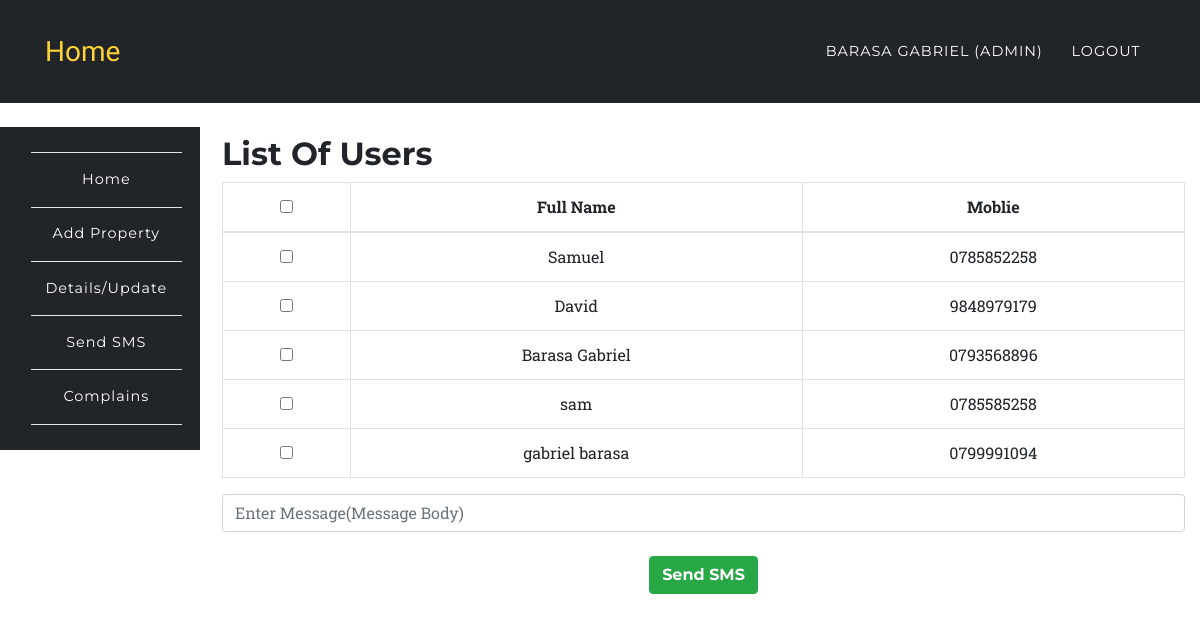
The page /app/sms.php (signed in) on the database its author committed.
### tables this page shows
CREATE TABLE `users` (
  `id` int(10) unsigned NOT NULL AUTO_INCREMENT,
  `fullname` varchar(191) NOT NULL,
  `mobile` varchar(191) NOT NULL,
  `username` varchar(191) NOT NULL,
  `email` varchar(191) NOT NULL,
  `password` varchar(191) NOT NULL,
  `created_at` timestamp NULL DEFAULT current_timestamp(),
  `updated_at` timestamp NULL DEFAULT current_timestamp(),
  `role` varchar(100) DEFAULT 'user',
  `status` int(1) NOT NULL DEFAULT 1,
  PRIMARY KEY (`id`),
  UNIQUE KEY `users_email_unique` (`email`),
  UNIQUE KEY `users_mobile_unique` (`mobile`),
  UNIQUE KEY `users_username_unique` (`username`)
);

### app/sms.php (the view, shortened to what this page needs)
<?php
	require '../config/config.php';
		try {
			$stmt = $connect->prepare('SELECT * FROM users');
			$stmt->execute();
			$data = $stmt->fetchAll(PDO::FETCH_ASSOC);
		}
		catch(PDOException $e) {
			$errMsg = $e->getMessage();
		}
?>
<?php include '../include/header.php';?>
	<nav class="navbar navbar-expand-lg navbar-dark" style="background-color:#212529;" id="mainNav">
      <div class="container">
        <a class="navbar-brand js-scroll-trigger" href="../index.php">Home</a>
        <div class="collapse navbar-collapse" id="navbarResponsive">
          <ul class="navbar-nav text-uppercase ml-auto">
            <li class="nav-item">
              <a class="nav-link" href="login.php"><?php echo $_SESSION['fullname']; ?> <?php if($_SESSION['role'] == 'admin'){ echo "(Admin)"; } ?></a>
            </li>
            <li class="nav-item">
              <a href="../auth/logout.php" class="nav-link">Logout</a>
            </li>
          </ul>
        </div>
      </div>
    </nav>
<?php include '../include/side-nav.php';?>
<section class="wrapper" style="margin-left:16%;margin-top: -11%;">
	<div class="container">
		<div class="row">
			<div class="col-12">
				<h2>List Of Users</h2>
				<div class="table-responsive text-center">
					<form action="" method="post">
						<table class="table table-bordered">
						  <thead>
						    <tr>
						      <th><input type="checkbox" name="" id="selectAll"></th>
						      <th>Full Name</th>
						      <th>Moblie</th>
						    </tr>
						  </thead>
						  <tbody>
						  	<?php
						  		foreach ($data as $key => $value) {
								   echo '<tr>';
								      echo '<th scope="row"><input type="checkbox" name="check[]" value="'.$value['mobile'].'" id="selectAll$key"></th>';
								      echo '<td>'.$value['fullname'].'</td>';
								      echo '<td>'.$value['mobile'].'</td>';
								   echo '</tr>';
						  		}
						  	?>
						  </tbody>
						</table>
						<input type="textarea" name="message" class="form-control" placeholder="Enter Message(Message Body)" required>
						<br>
						<button type="submit" class="btn btn-success" name='sms_alert' value="sms_alert">Send SMS</button>
					</form>
				</div>
			</div>
		</div>
	</div>
</section>
<?php include '../include/footer.php';?>

### assets/css/rent.css (style rules this page uses)
body { overflow-x: hidden; font-family: 'Roboto Slab', 'Helvetica Neue', Helvetica, Arial, sans-serif; }
a { color: #fed136; }
h1, h2, h3, h4, h5, h6 { font-weight: 700; font-family: 'Montserrat', 'Helvetica Neue', Helvetica, Arial, sans-serif; }
section { padding: 100px 0; }
@media (min-width: 768px) { section { padding: 140px 0; } }
.btn { font-family: 'Montserrat', 'Helvetica Neue', Helvetica, Arial, sans-serif; font-weight: 700; }
#mainNav { background-color: #ccc; }
#mainNav .navbar-brand { color: #fed136; font-family: 'Kaushan Script', 'Helvetica Neue', Helvetica, Arial, cursive; }
#mainNav .navbar-nav .nav-item .nav-link { font-size: 90%; font-weight: 400; padding: 0.75em 0; letter-spacing: 1px; color: white; font-family: 'Montserrat', 'Helvetica Neue', Helvetica, Arial, sans-serif; }
@media (min-width: 992px) { #mainNav { padding-top: 25px; padding-bottom: 25px; -webkit-transition: padding-top 0.3s, padding-bottom 0.3s; -moz-transition: padding-top 0.3s, padding-bottom 0.3s; transition: padding-top 0.3s, padding-bottom 0.3s; border: none; background-color: transparent; } }
@media (min-width: 992px) { #mainNav .navbar-brand { font-size: 1.75em; -webkit-transition: all 0.3s; -moz-transition: all 0.3s; transition: all 0.3s; } }
@media (min-width: 992px) { #mainNav .navbar-nav .nav-item .nav-link { padding: 1.1em 1em !important; } }

### assets/css/style.css (style rules this page uses)
.navbar { border-radius: 0px; }
section { padding-left: 15px; }

### rows shown on the page
users: fullname "Samuel", mobile "0785852258"
users: fullname "David", mobile "9848979179"
users: fullname "Barasa Gabriel", mobile "0793568896"
users: fullname "sam", mobile "0785585258"
users: fullname "gabriel barasa", mobile "0799991094"

### other values the page prints
$_SESSION['fullname'] "BARASA GABRIEL"
